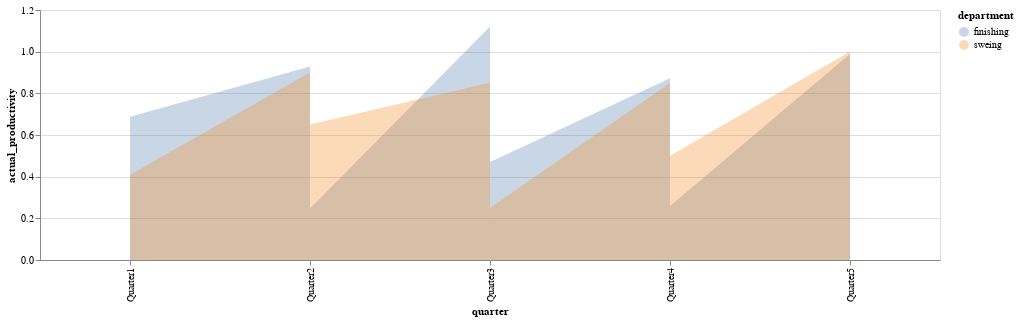

The notebook cell saved with this chart:
### Markdown cell above
The chart above shows the involvement of each deparmtent in production each month

### Code cell
#to determine the pattern for productivity to explore the relationship between departmetnt, overtime, no of workers and actual productivity
import altair as alt
import pandas as pd
data = pd.read_csv("gar_data.csv")
alt.Chart(data).mark_area(opacity=0.3).encode(
    x="quarter:O",
    y=alt.Y("actual_productivity:Q", stack=None),
    color="department:N"
).properties(height=250, width=900)

### Figure 1 — Vega-Lite specification as saved in the notebook (floating-point values rounded to 4 significant figures; data arrays with more than 128 entries replaced by an {"elided": "..."} marker saying what was removed)
{"config": {"view": {"continuousWidth": 400, "continuousHeight": 300}}, "data": {"name": "data-ab2725577bd8061589f47ed0883d7f91"}, "mark": {"type": "area", "opacity": 0.3}, "encoding": {"color": {"type": "nominal", "field": "department"}, "x": {"type": "ordinal", "field": "quarter"}, "y": {"type": "quantitative", "field": "actual_productivity", "stack": null}}, "height": 250, "width": 900, "$schema": "https://vega.github.io/schema/vega-lite/v4.8.1.json", "datasets": {"data-ab2725577bd8061589f47ed0883d7f91": {"elided": "1197 records"}}}
